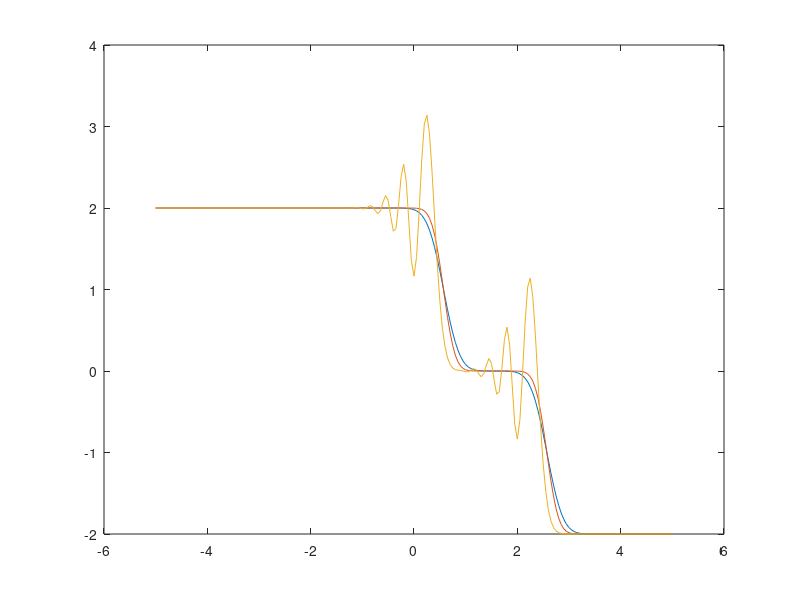

The MATLAB script that drew this image:
%% Numerical Solutions to the Convection equation
%
%       df/dt + U*(df/dx) = 0
function problem2()
clear; clc;
%% Set constants, problem space

U = pi;
dt = 0.01; tf = 0.5;
nt = (tf / dt);
dx = 0.05;
x = -5:dx:5;
N = length(x) - 1;

% Initial condition
f_init = exact(x,0,U);
% Final analytic solution
f_analytic = exact(x,tf,U);
% Check for numerical stability
C_0 = U * dt / dx;
if C_0 > 1
    disp(['Warning, C_0 = ', num2str(C_0, 3), ' your solution is numerically unstable!']);
else 
    disp(['C_0 = ', num2str(C_0,3)]);
end


%% Solve using FTBS and FTCS method
f_ftbs = f_init;
f_ftcs = f_init;
f_save_forward = f_ftbs;
f_save_central = f_ftcs;
for i=1:nt
    for j=2:N-1
       f_ftbs(j) = f_save_forward(j-1)*C_0 + (1-C_0)*f_save_forward(j);
       f_ftcs(j) = (C_0*0.5)*f_save_central(j-1) + f_save_central(j) - (C_0*0.5)*f_save_central(j+1);
    end
    f_save_forward = f_ftbs;
    f_save_central = f_ftcs;
end

plot(x,f_ftbs, x, f_analytic, x, f_ftcs)

end

function f= exact(x,t,U)
    %% get exact solution f(x,t)
    f = (erf((1-(x-U*t))/0.25) - erf((1+(x-U*t))/0.25));
end